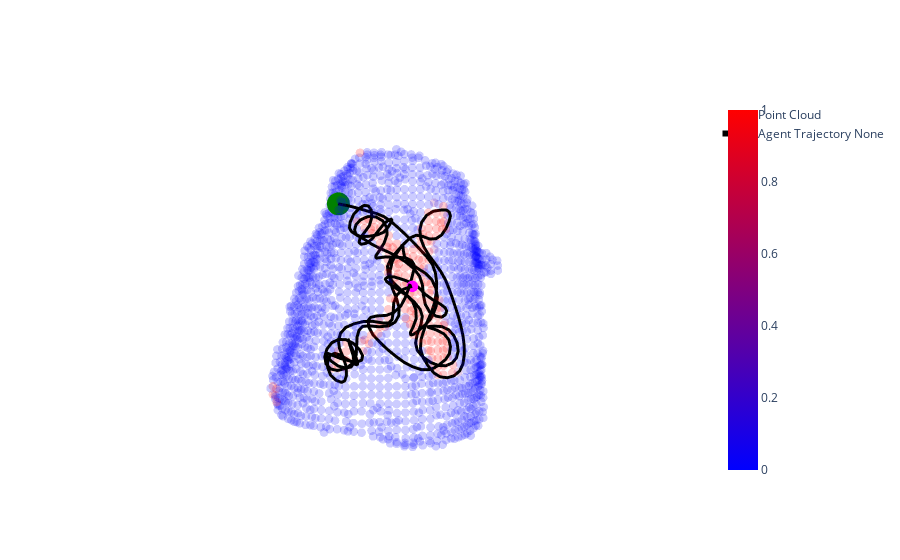
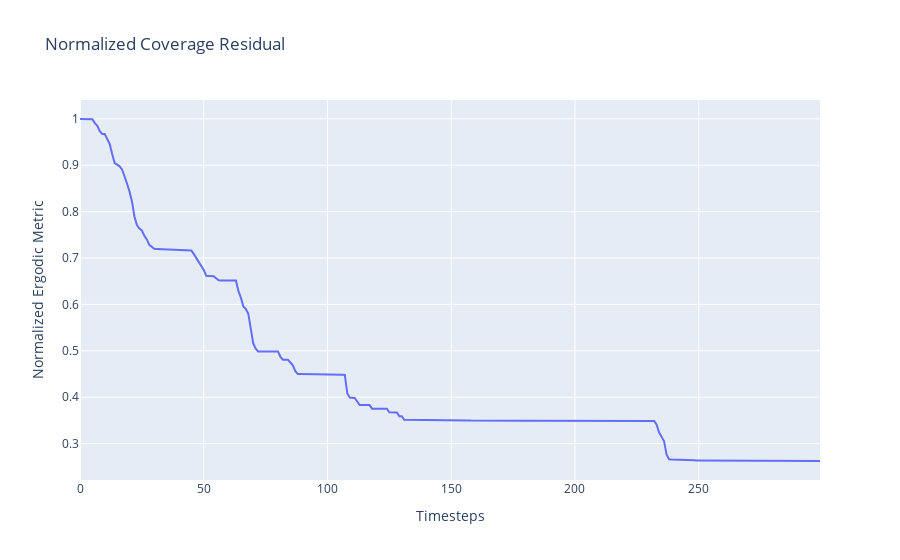

The cell these charts' notebook holds for them, in order:
### Code cell
# Run and visualize an experiment
# =================================================
x_arr, heat_arr, coverage_arr = hedac(agent, param, pcloud)
plots = visualize_point_cloud(
    pcloud.vertices, colors=pcloud.u0, is_show_plot=False, point_size=3
)
fig = visualize_trajectory(x_arr[:,:], plots)

fig.show()

# Compute and plot the coverage error
# ==========================
normalized_residual = compute_coverage_residual(heat_arr[..., 0], coverage_arr)

# plot the coverage error
fig = go.Figure()
# add traces for each error
fig.add_trace(
    go.Scatter(y=normalized_residual, mode="lines", name=f"Experiment {i}")
)
fig.update_layout(
    xaxis_title="Timesteps",
    yaxis_title="Normalized Ergodic Metric",
    title="Normalized Coverage Residual",
)
fig.show()

### Figure 1 — Plotly figure (JSON) as saved in the notebook; plotly's stock layout.template omitted (floating-point values rounded to 4 significant figures; data arrays with more than 128 entries replaced by an {"elided": "..."} marker saying what was removed)
{"data": [{"marker": {"color": {"elided": "1511 float values"}, "colorscale": [[0, "rgb(0,0,255)"], [1, "rgb(255,0,0)"]], "opacity": 0.2, "showscale": true, "size": 3}, "mode": "markers", "name": "Point Cloud", "type": "scatter3d", "uid": "979d8654-0424-4619-977e-6d48e5e2ed13", "x": {"elided": "1511 float values"}, "y": {"elided": "1511 float values"}, "z": {"elided": "1511 float values"}}, {"marker": {"color": "green", "size": 8}, "name": "0", "showlegend": false, "type": "scatter3d", "uid": "8040a3d7-4afb-44af-957a-2dbef06151bc", "x": [0.3831], "y": [0.2682], "z": [0.1155]}, {"line": {"color": "black", "width": 6}, "mode": "lines", "name": "Agent Trajectory None", "showlegend": true, "type": "scatter3d", "uid": "7593e734-3a49-48d8-9ee0-704f2b3cd5cb", "x": {"elided": "300 float values"}, "y": {"elided": "300 float values"}, "z": {"elided": "300 float values"}}, {"marker": {"color": "magenta", "size": 4}, "showlegend": false, "type": "scatter3d", "uid": "2aaf82d2-3194-4194-9d27-a4def571b0e2", "x": [0.4121], "y": [0.2347], "z": [0.1357]}], "layout": {"scene": {"aspectmode": "data", "camera": {"center": {"x": 0, "y": 0, "z": 0}, "eye": {"x": 0, "y": 0, "z": 2}, "up": {"x": 0, "y": 1, "z": 0}}, "xaxis": {"visible": false}, "yaxis": {"visible": false}, "zaxis": {"visible": false}}, "showlegend": true}}

### Figure 2 — Plotly figure (JSON) as saved in the notebook; plotly's stock layout.template omitted (floating-point values rounded to 4 significant figures; data arrays with more than 128 entries replaced by an {"elided": "..."} marker saying what was removed)
{"data": [{"mode": "lines", "name": "Experiment 199", "type": "scatter", "y": {"elided": "300 float values"}}], "layout": {"title": {"text": "Normalized Coverage Residual"}, "xaxis": {"title": {"text": "Timesteps"}}, "yaxis": {"title": {"text": "Normalized Ergodic Metric"}}}}
